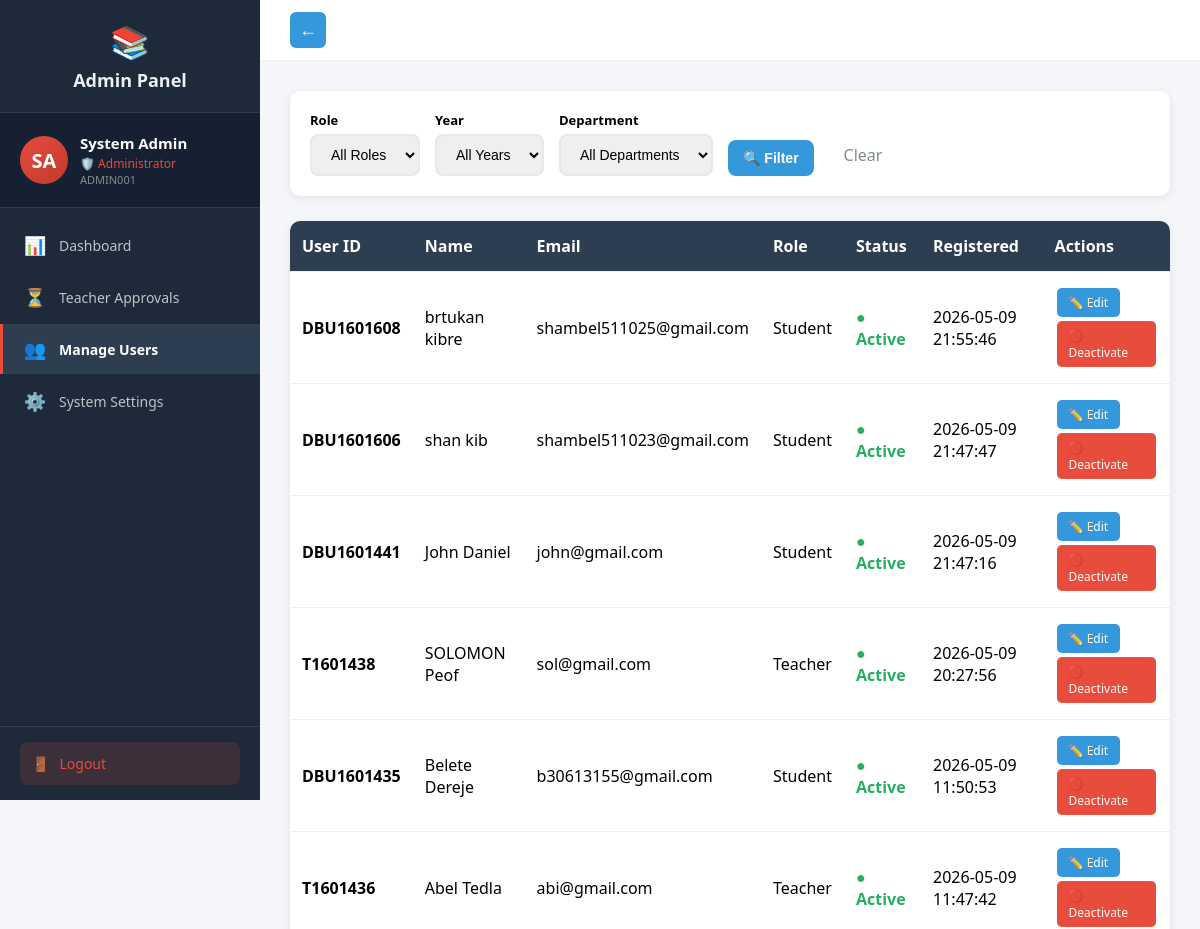
The app's page /admin/users (signed in, upper part), older data.
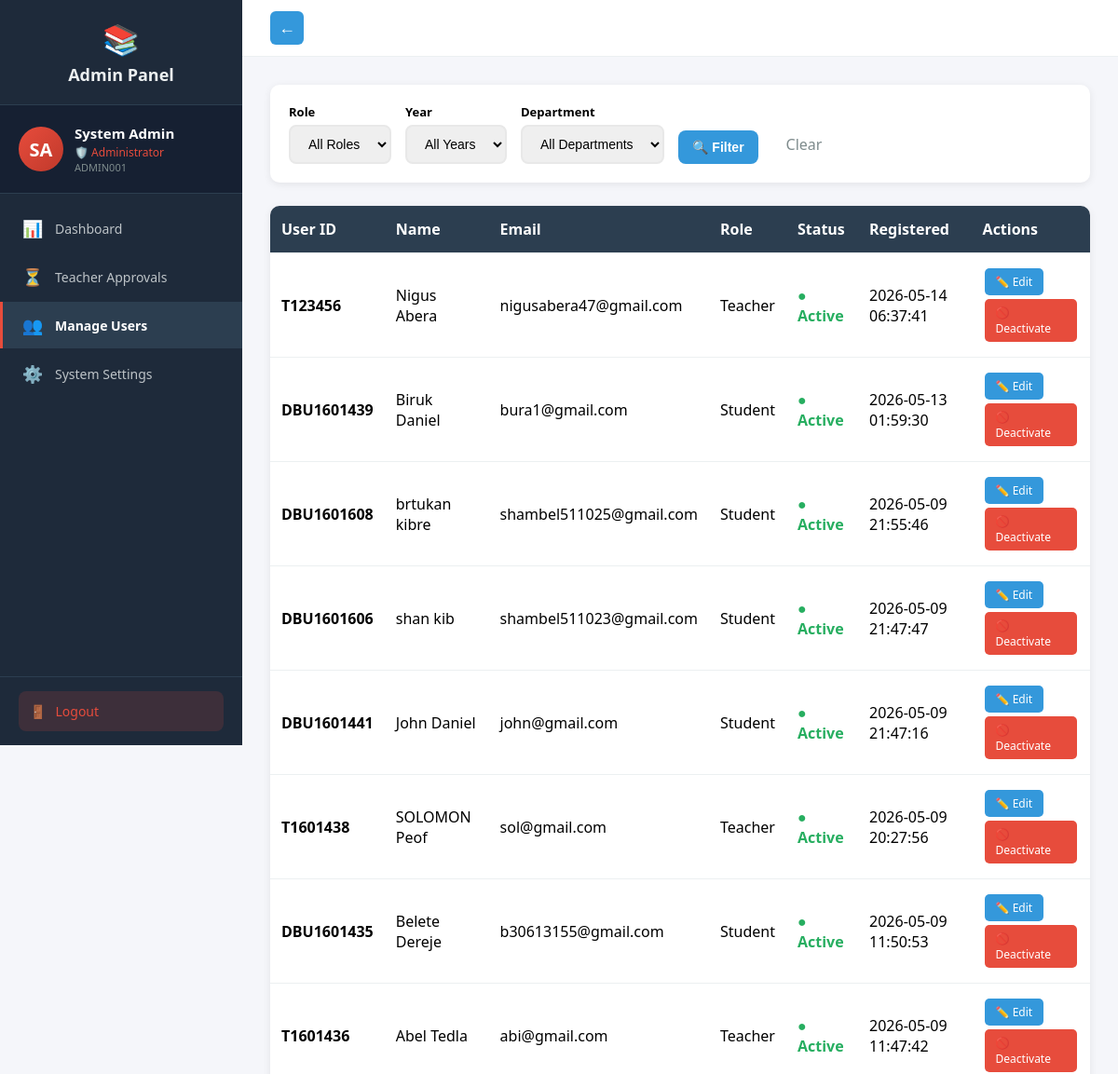
The same page, newer data.
### tables this page shows
CREATE TABLE users (
            id INTEGER PRIMARY KEY AUTOINCREMENT,
            user_id TEXT UNIQUE NOT NULL,
            first_name TEXT NOT NULL,
            last_name TEXT NOT NULL,
            email TEXT UNIQUE NOT NULL,
            password_hash TEXT NOT NULL,
            role TEXT NOT NULL,
            is_approved INTEGER DEFAULT 0,
            created_at TIMESTAMP DEFAULT CURRENT_TIMESTAMP
        );

### routes_admin.py (the view)
@admin_bp.route('/users', endpoint='manage_users')
@login_required
def manage_users():
    if current_user.role != 'admin':
        return redirect(url_for('auth.login'))
    conn = get_db()
    cur = conn.cursor()
    role_filter = request.args.get('role', '').strip()
    year_filter = request.args.get('year', '').strip()
    dept_filter = request.args.get('department', '').strip()
    query = "SELECT id, user_id, first_name, last_name, email, role, is_approved, created_at FROM users WHERE 1=1"
    params = []
    if role_filter:
        query += " AND role = ?"
        params.append(role_filter)
    query += " ORDER BY created_at DESC"
    cur.execute(query, params)
    all_users = cur.fetchall()
    filtered_users = []
    for u in all_users:
        include = True
        if year_filter and u['role'] == 'student':
            cur.execute("SELECT year FROM students WHERE user_id = ?", (u['id'],))
            row = cur.fetchone()
            if not row or str(row[0]) != year_filter:
                include = False
        if dept_filter and u['role'] == 'student':
            cur.execute("SELECT department FROM students WHERE user_id = ?", (u['id'],))
            row = cur.fetchone()
            if not row or row[0] != dept_filter:
                include = False
        if year_filter and u['role'] == 'teacher':
            cur.execute("SELECT years FROM teachers WHERE user_id = ?", (u['id'],))
            row = cur.fetchone()
            if not row or year_filter not in row[0]:
                include = False
        if dept_filter and u['role'] == 'teacher':
            cur.execute("SELECT departments FROM teachers WHERE user_id = ?", (u['id'],))
            row = cur.fetchone()
            if not row or dept_filter not in row[0]:
                include = False
        if include:
            filtered_users.append(u)
    depts = set()
    cur.execute("SELECT department FROM students")
    for row in cur.fetchall():
        if row[0]: depts.add(row[0])
    cur.execute("SELECT departments FROM teachers")
    for row in cur.fetchall():
        if row[0]:
            for d in row[0].split(','):
                depts.add(d.strip())
    departments = sorted(list(depts))
    years = set()
    cur.execute("SELECT year FROM students")
    for row in cur.fetchall():
        if row[0]: years.add(str(row[0]))
    cur.execute("SELECT years FROM teachers")
    for row in cur.fetchall():
        if row[0]:
            for y in row[0].split(','):
                years.add(y.strip())
    years = sorted(list(years))
    conn.close()
    return render_template('admin/users.html', users=filtered_users, departments=departments, years=years,
                         role_filter=role_filter, year_filter=year_filter, dept_filter=dept_filter)

### auth.py (called while the page is built)
def get_db():
    conn = sqlite3.connect('assignments.db')
    conn.row_factory = sqlite3.Row
    return conn

@login_manager.user_loader
def load_user(user_id):
    conn = get_db()
    cur = conn.cursor()
    cur.execute("SELECT id, user_id, first_name, last_name, email, role, is_approved FROM users WHERE id = ?", (user_id,))
    user = cur.fetchone()
    cur.close()
    conn.close()
    if user:
        from flask_login import UserMixin
        class User(UserMixin):
            pass
        u = User()
        u.id = user['id']
        u.user_id = user['user_id']
        u.first_name = user['first_name']
        u.last_name = user['last_name']
        u.email = user['email']
        u.role = user['role']
        u.is_approved = user['is_approved']
        return u
    return None

### routes_admin.py (called while the page is built)
def get_db():
    conn = sqlite3.connect('assignments.db')
    conn.row_factory = sqlite3.Row
    return conn

### templates/admin/users.html (shortened to what this page needs)
{% extends "admin_base.html" %}
{% block content %}
<div class="filter-bar">
    <form method="GET" style="display:flex; gap:15px; align-items:end; flex-wrap:wrap;">
        <div>
            <label style="font-weight:600; font-size:13px; display:block; margin-bottom:5px;">Role</label>
            <select name="role" onchange="this.form.submit()">
                <option value="">All Roles</option>
            </select>
        </div>
        <div>
            <label style="font-weight:600; font-size:13px; display:block; margin-bottom:5px;">Year</label>
            <select name="year" onchange="this.form.submit()">
                <option value="">All Years</option>
            </select>
        </div>
        <div>
            <label style="font-weight:600; font-size:13px; display:block; margin-bottom:5px;">Department</label>
            <select name="department" onchange="this.form.submit()">
                <option value="">All Departments</option>
            </select>
        </div>
        <button type="submit">🔍 Filter</button>
        <a href="/admin/users" style="padding:10px 15px; color:#7f8c8d; text-decoration:none;">Clear</a>
    </form>
</div>
<table>
    <tr>
        <th>User ID</th><th>Name</th><th>Email</th><th>Role</th><th>Status</th><th>Registered</th><th>Actions</th>
    </tr>
    {% for u in users %}
    <tr>
        <td><strong>{{ u[1] }}</strong></td>
        <td>{{ u[2] }} {{ u[3] }}</td>
        <td>{{ u[4] }}</td>
        <td><span style="text-transform:capitalize;">{{ u[5] }}</span></td>
        <td>
            {% if u[6] %}
                <span class="status-active">● Active</span>
            {% else %}
                <span class="status-inactive">● Inactive</span>
            {% endif %}
        </td>
        <td>{{ u[7] if u[7] else '' }}</td>
        <td>
            <a href="/admin/edit-user/{{ u[0] }}" class="btn btn-primary">✏️ Edit</a>
            <a href="/admin/toggle-user/{{ u[0] }}" class="btn {{ 'btn-danger' if u[6] else 'btn-warning' }}">
                {{ '🚫 Deactivate' if u[6] else '✅ Activate' }}
            </a>
        </td>
    </tr>
    {% endfor %}
</table>
{% endblock %}

Row changes from the older to the newer data that the page shows:
added users: user "T123456", first_name "Nigus", last_name "Abera", email "nigusabera47@gmail.com", role "Teacher", shows "● Active", created_at "2026-05-14 06:37:41", is_approved "🚫 Deactivate"
added users: user "DBU1601439", first_name "Biruk", last_name "Daniel", email "bura1@gmail.com", role "Student", shows "● Active", created_at "2026-05-13 01:59:30", is_approved "🚫 Deactivate"
